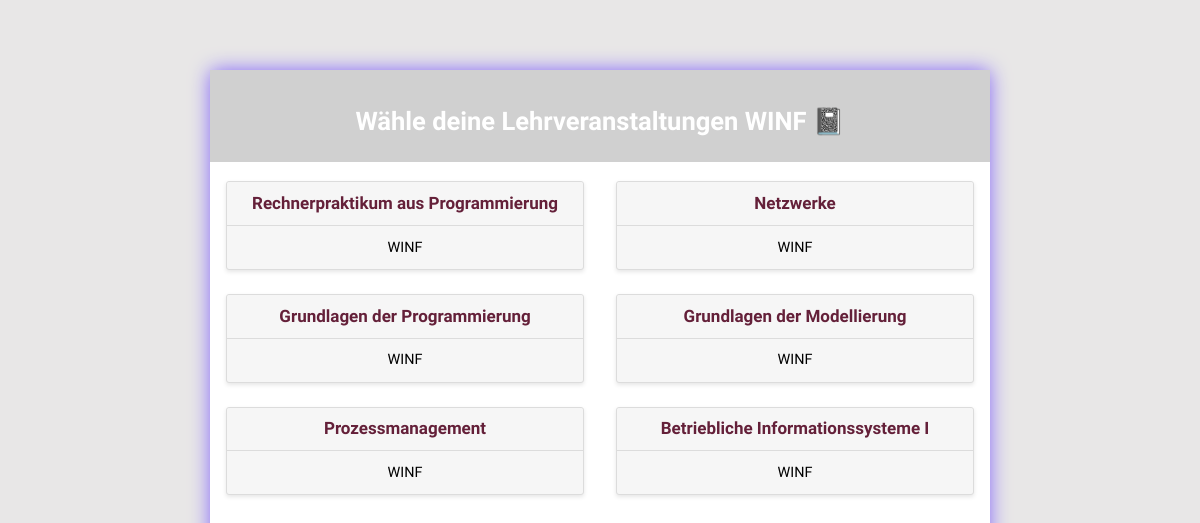
The app's page /lvplaner/WINF/, older data.
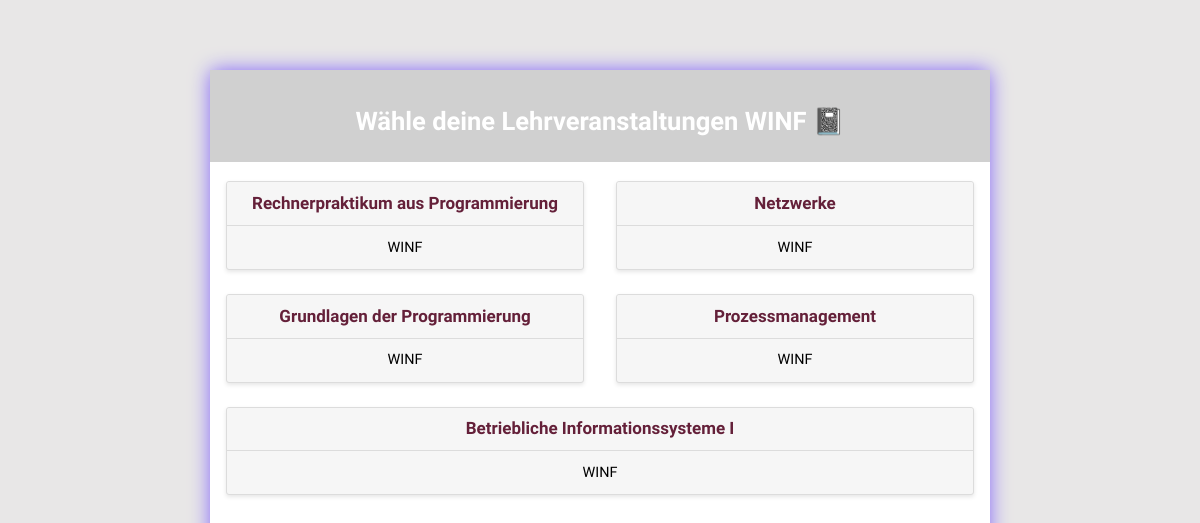
The same page, newer data.
### lvplaner/models.py (models this page shows, shortened)
class Subject(models.Model):
    title = models.CharField(verbose_name="Fachbezeichung", primary_key=True, max_length=40)
    major_name = models.ForeignKey(Major, on_delete=models.PROTECT)

class Major(models.Model):
    major_name = models.CharField(verbose_name="Studienrichtung", max_length=30, primary_key=True)

### lvplaner/views.py (the view)
# urls.py: url(r'^(?P<major_name>[-\w\d]+)/$', views.major_detail, name='details'),
def major_detail(request, major_name):
    major = get_object_or_404(Major, pk=major_name)
    return render(request, 'lvplaner/major_detail.html', {'major': major})

### lvplaner/templates/lvplaner/major_detail.html (shortened to what this page needs)
{% extends "layout.html" %}
{% block content %}
<header>
<h2> Wähle deine Lehrveranstaltungen {{ major.major_name }} 📓 </h2>
</header>
<br />
<body>
<div class="cards">
   {% for subject in major.subject_set.all %}
    <div class = "card">
        <header>  <a href="{% url 'courses' major.major_name subject.title %}"> {{ subject.title }}</a> </header>
        <div class="card-copy">
        {{ major.major_name }} <br />
        </div>
    </div>
    {% endfor %}
</div>
</body>
{% endblock %}

Row changes from the older to the newer data that the page shows:
removed Subject: title "Grundlagen der Modellierung", {{ major.major_name }} "WINF"
